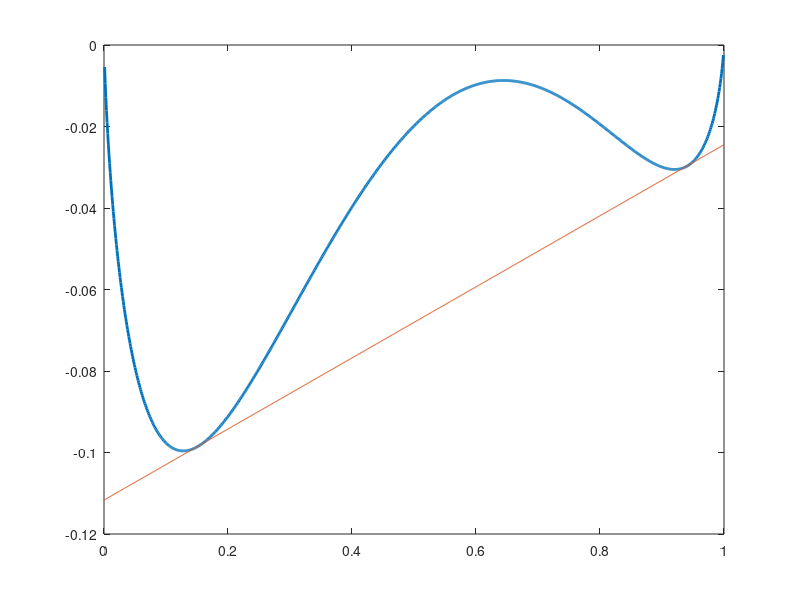

The MATLAB script that drew this image:
clc;close all;clear all;
phi=0:.001:1;
k = 0.001985875;
T = 500;
N1 = 1;
N2=2;
chi =2;
%syms f(phi)
f= @(phi) ((phi./N1).*log(phi)+((1-phi)./N2).*log(1-phi)+chi.*phi.*(1-phi));
y=f(phi);
plot(phi,y,'linewidth',2);
hold on

for phi1 =0:0.001:0.2
    h= 0.000001;
    slope=(f(phi1+h)-f(phi1))./(h);
    tangent=slope.*(phi-phi1)+f(phi1);
%[v,w] =unique(tangent,'stable');
%duplicate_indices=setdiff(1:numel(tangent),w)
    %plot(phi,tangent,'linewidth',2);
    
end

for phi2 =0.8:0.001:1
    h= 0.000001;
    slope=(f(phi2+h)-f(phi2))./(h);
    tangent2=slope.*(phi-phi2)+f(phi2);
%[v,w] =unique(tangent,'stable');
%duplicate_indices=setdiff(1:numel(tangent),w)
    %plot(phi,tangent2,'linewidth',2);
end

for phi1=0.145695
    for phi2=0.9353
        tangent_m=f(phi1)+((f(phi1)-f(phi2))./(phi1-phi2)).*(phi-phi1);
    end
end
    plot(phi,tangent_m)

%     phi2=0.8:0.01:1;
% slope2=(f(phi2+h)-f(phi2))./(h)
% tangent2=slope2*(phi-phi2)+f(phi2);
% plot(phi,tangent2,'linewidth',2);
% 
% m=diff(f);
% phi1=0:0.1:2;
% tangent=m.*(phi-phi1)+f(phi1);
% 
% 
% phi=0:0.001:0.2;
% df(phi);
% f(phi);
% plot(phi,f(phi),df(phi),'r*');